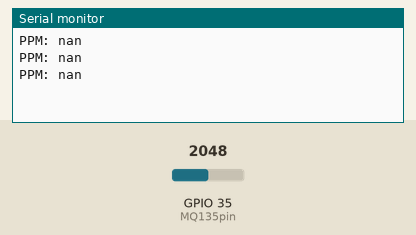
The sketch below on a simulated ESP32. Shown: the last lines printed to the serial monitor. The inputs (shaded band) are chosen by the test bench; at power-on: GPIO 35 (MQ135pin) = 2048.

Above: at 1.3 s.
1.4 s: GPIO 35 (MQ135pin) set to 491
At 1.9 s:
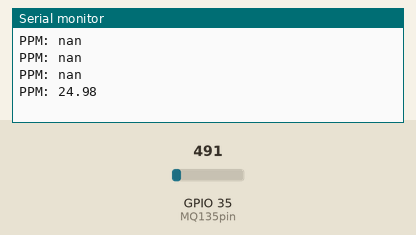
3.5 s: GPIO 35 (MQ135pin) set to 0
At 3.9 s:
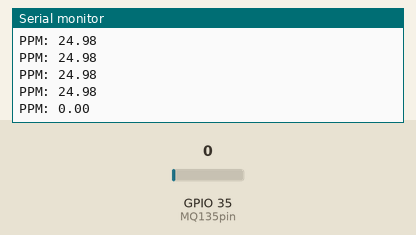

Measured:
- after the input at 1.4 s, the serial monitor: prints a new line after 0.10 s (image 1)
- after the input at 3.5 s, the serial monitor: prints a new line at once (image 2)

The sketch:

MQ135.ino
```cpp
const int MQ135pin = 35;  // Define the pin for MQ135 sensor
bool isRunning = true;   // Flag to track if the system is running

void setup() {
  Serial.begin(115200);
}

void loop() {
  if (isRunning) {
    int rawValue = analogRead(MQ135pin);
    float voltage = rawValue / 1024.0 * 5.0;
    float resistance = (5.0 - voltage) / voltage;

    // Calculate CO2
    float ppm = 1.0 / (0.03588 * pow(resistance, 1.336));

    // Print values to Serial Monitor
    // Serial.print("Raw Analog Value: ");
    // Serial.println(rawValue);
    // Serial.print("Voltage: ");
    // Serial.println(voltage, 2);    // Print with 2 decimal places
    // Serial.print("Sensor Resistance: ");
    // Serial.println(resistance, 2); // Print with 2 decimal places
    Serial.print("PPM: ");
    Serial.println(ppm, 2);        // Print with 2 decimal places

    delay(500); // Adjust the delay based on your application needs
  }
}
```
